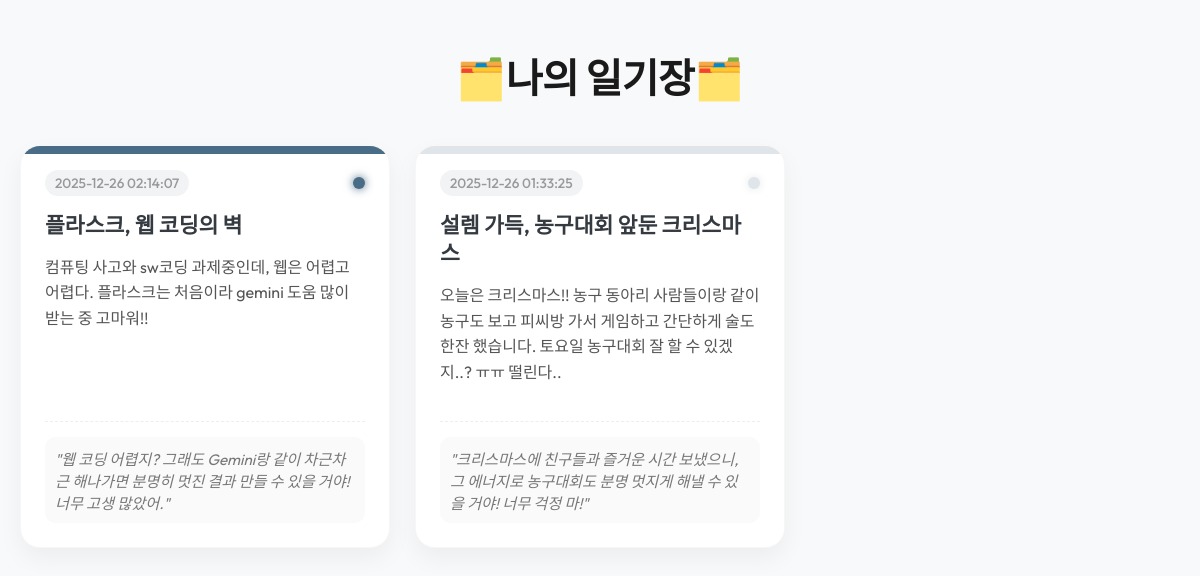
The page / on the database its author committed.
### tables this page shows
CREATE TABLE entries (
    id INTEGER PRIMARY KEY AUTOINCREMENT,
    date TEXT DEFAULT (datetime('now', 'localtime')), -- 작성 날짜
    content TEXT NOT NULL,                            -- 일기 본문
    mood_color TEXT,                                  -- Gemini가 분석한 색상 (예: #FF0000)
    comment TEXT,                                     -- Gemini의 한줄 평
    title TEXT                                    -- 감정 상태 (기쁨, 슬픔 등)
);

### app.py (the view)
@app.route('/')
def index():
    conn = get_db_connection()
    entries = conn.execute('SELECT * FROM entries ORDER BY id DESC').fetchall()
    conn.close()
    return render_template('index.html', entries=entries)

### app.py (called while the page is built)
def get_db_connection():
    conn = sqlite3.connect('diary.db')
    conn.row_factory = sqlite3.Row
    return conn

### templates/index.html (shortened to what this page needs)
<!DOCTYPE html>
<html lang="ko">
<head>
    <link rel="stylesheet" href="../static/style.css">
</head>
<body>
    <div class="container">
        <header>
            <h1>🗂️나의 일기장🗂️</h1>
        </header>
        {% if entries %}
            <div class="grid-container">
                {% for entry in entries %}
                <div class="diary-card" style="--mood-color: {{ entry.mood_color }};">
                    <div class="card-header">
                        <span class="date">{{ entry.date }}</span>
                        <div class="mood-indicator"></div>
                    </div>
                    <div class="card-body">
                        <h2 class="title">{{ entry.title }}</h2>
                        <p class="content">{{ entry.content }}</p>
                    </div>
                    <div class="card-footer">
                        <p class="comment">"{{ entry.comment }}"</p>
                    </div>
                </div>
                {% endfor %}
            </div>
        {% else %}
            <div class="empty-state">
                <p>아직 작성된 일기가 없습니다.<br>오늘 하루는 어땠나요?</p>
            </div>
        {% endif %}
    </div>
</body>
</html>

### static/style.css (style rules this page uses)
body { font-family: 'Outfit', 'Noto Sans KR', sans-serif; background-color: #f8f9fa; margin: 0; padding: 20px; display: flex; justify-content: center; min-height: 100vh; color: #2c3e50; }
.container { width: 100%; max-width: 1200px; }
header { text-align: center; margin-bottom: 40px; }
h1 { font-size: 2.5rem; font-weight: 700; color: #1a1a1a; letter-spacing: -0.5px; margin-bottom: 10px; }
.grid-container { display: grid; grid-template-columns: repeat(auto-fill, minmax(300px, 1fr)); gap: 25px; }
.diary-card { background: #fff; border-radius: 20px; padding: 24px; box-shadow: 0 10px 25px rgba(0, 0, 0, 0.05); transition: transform 0.3s ease, box-shadow 0.3s ease; border: 1px solid rgba(0,0,0,0.03); overflow: hidden; position: relative; display: flex; flex-direction: column; animation: fadeInUp 0.5s ease backwards; }
.diary-card::before { content: ''; position: absolute; top: 0; left: 0; width: 100%; height: 8px; background-color: var(--mood-color, #e0e0e0); }
.card-header { display: flex; justify-content: space-between; align-items: center; margin-bottom: 15px; }
.date { font-size: 0.85rem; color: #999; font-weight: 500; background: #f1f3f5; padding: 4px 10px; border-radius: 20px; }
.mood-indicator { width: 12px; height: 12px; border-radius: 50%; background-color: var(--mood-color, #ccc); box-shadow: 0 0 10px var(--mood-color, #ccc); }
.card-body { flex-grow: 1; margin-bottom: 20px; }
.title { font-size: 1.35rem; font-weight: 600; margin: 0 0 12px 0; color: #343a40; line-height: 1.3; }
.content { font-size: 1rem; color: #555; line-height: 1.6; white-space: pre-wrap; display: -webkit-box; line-clamp: 5; -webkit-box-orient: vertical; overflow: hidden; text-overflow: ellipsis; }
.card-footer { padding-top: 15px; border-top: 1px dashed #eee; }
.comment { font-size: 0.95rem; color: #777; font-style: italic; background: rgba(0,0,0,0.02); padding: 10px; border-radius: 10px; margin: 0; position: relative; }

### rows shown on the page
entries: date "2025-12-26 02:14:07", title "플라스크, 웹 코딩의 벽", content "컴퓨팅 사고와 sw코딩 과제중인데, 웹은 어렵고 어렵다. 플라스크는 처음이라 gemini 도움 많이 받는 중 고마워!!", comment "웹 코딩 어렵지? 그래도 Gemini랑 같이 차근차근 해나가면 분명히 멋진 결과 만들 수 있을 거야! 너무 고생 많았어."
entries: date "2025-12-26 01:33:25", title "설렘 가득, 농구대회 앞둔 크리스마스", content "오늘은 크리스마스!! 농구 동아리 사람들이랑 같이 농구도 보고 피씨방 가서 게임하고 간단하게 술도 한잔 했습니다. 토요일 농구대회 잘 할 수 있겠지..? ㅠㅠ 떨린다..…", comment "크리스마스에 친구들과 즐거운 시간 보냈으니, 그 에너지로 농구대회도 분명 멋지게 해낼 수 있을 거야! 너무 걱정 마!"
